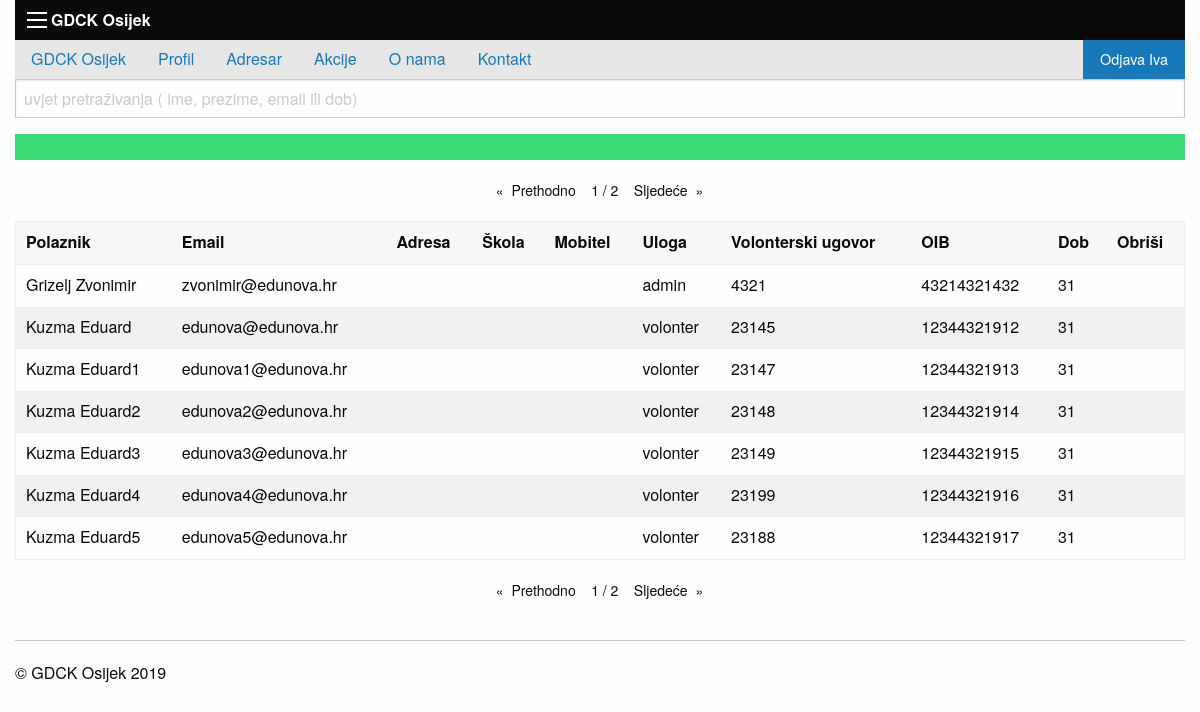
Page /privatno/adresar_admin/adresar_admin.php (signed in) on the committed database.
### tables this page shows
create table osoba(
sifra int not null primary key auto_increment,
oib char(11) not null,
ime varchar(30) not null,
prezime varchar(30) not null,
dob int not null,
email varchar(30),
lozinka char(32) not null,
adresa varchar(30),
skola varchar(30),
mobitel varchar(30),
uloga varchar (20),
akcija int,
volonterski_sati int,
volonterski_ugovor int not null,
edukacija int,
aktivan boolean not null default false
);

### konfiguracija.php (called while the page is built, shortened)
<?php
include_once 'funkcije.php';
$putanjaAPP = "/Volonteri/";
$brojRezultataPoStranici=7;

### privatno/adresar_admin/adresar_admin.php (the view, shortened to what this page needs)
<?php include_once '../../konfiguracija.php';
$stranica = isset($_GET["stranica"]) ? $_GET["stranica"] : 1;
?>
<!doctype html>
<html class="no-js" lang="en" dir="ltr">
  <head>
    <?php include_once '../../include/head.php'; ?>
    <link rel="stylesheet" href="<?php echo $putanjaAPP; ?>css/calendar/fullcalendar.min.css">
    <link rel="stylesheet" media="print" href="<?php echo $putanjaAPP; ?>css/calendar/fullcalendar.print.min.css">
  </head>
  <body>
    <div class="grid-container">
      	<?php include_once '../../include/izbornik.php'; ?>
      	<div class="grid-x grid-padding-x">
			<div class="large-12 cell">
				<form method="get">
					<input type="text" name="uvjet"
					placeholder="uvjet pretraživanja ( ime, prezime, email ili dob)"
					value="<?php echo isset($_GET["uvjet"]) ? $_GET["uvjet"] : "" ?>" />
				</form>
				<a href="novi.php" class="button success expanded"><i class="fas fa-plus-circle fa-2x"></i></a>
				<?php
					$uvjet = "%" . (isset($_GET["uvjet"]) ? $_GET["uvjet"] : "") . "%";
					$izraz = $veza->prepare("
						select count(oib)
						from osoba
						where concat(ime, prezime, email, dob)
						like :uvjet
					");
					$izraz->execute(array("uvjet"=>$uvjet));
					$ukupnoRedova = $izraz->fetchColumn();
					$izraz = $veza->prepare("
						select
							sifra,
                            oib,
							ime,
							prezime,
							email,
                            adresa,
                            skola,
                            mobitel,
                            uloga,
                            dob,
                            volonterski_ugovor
						from osoba
						where concat(ime, prezime, email)
						like :uvjet
						order by prezime, ime
					 	limit :stranica, :brojRezultataPoStranici");
					$izraz->bindValue("stranica", $stranica* $brojRezultataPoStranici -  $brojRezultataPoStranici , PDO::PARAM_INT);
					$izraz->bindValue("brojRezultataPoStranici", $brojRezultataPoStranici, PDO::PARAM_INT);
					$izraz->bindParam("uvjet", $uvjet);
					$izraz->execute();
					$rezultati = $izraz->fetchAll(PDO::FETCH_OBJ);
				if($ukupnoRedova>$brojRezultataPoStranici){
					include 'paginacija.php';
				}
				  ?>
				<table>
					<thead>
						<tr>
							<th>Polaznik</th>
							<th>Email</th>
                            <th>Adresa</th>
                            <th>Škola</th>
                            <th>Mobitel</th>
                            <th>Uloga</th>
                            <th>Volonterski ugovor</th>
                            <th>OIB</th>
                            <th>Dob</th>
                            <th>Obriši</th>
						</tr>
					</thead>
					<tbody>
					<?php
					foreach ($rezultati as $red):
					?>
						<tr>
							<td><?php echo $red->prezime . " " . $red->ime ?></td>
                            <td><?php echo $red->email; ?></td>
							<td><?php echo $red->adresa; ?></td>
                            <td><?php echo $red->skola; ?></td>
                            <td><?php echo $red->mobitel; ?></td>
                            <td><?php echo $red->uloga; ?></td>
                            <td><?php echo $red->volonterski_ugovor; ?></td>
                            <td><?php echo $red->oib; ?></td>
                            <td><?php echo $red->dob; ?></td>
                            <td>
                            </td>
                        </tr>
                        <?php endforeach; ?>
                    </tbody>
                </table>
                <?php if($ukupnoRedova>$brojRezultataPoStranici){
					include 'paginacija.php';
				}?>
		<?php include_once '../../include/podnozje.php'; ?>
                    </div>
                 </div>
        </div>
   </body>
</html>

### rows in the picture
osoba: prezime "Grizelj", ime "Zvonimir", email "zvonimir@edunova.hr", uloga "admin", volonterski_ugovor "4321", oib "43214321432", dob "31"
osoba: prezime "Kuzma", ime "Eduard", email "edunova@edunova.hr", uloga "volonter", volonterski_ugovor "23145", oib "12344321912", dob "31"
osoba: prezime "Kuzma", ime "Eduard1", email "edunova1@edunova.hr", uloga "volonter", volonterski_ugovor "23147", oib "12344321913", dob "31"
osoba: prezime "Kuzma", ime "Eduard2", email "edunova2@edunova.hr", uloga "volonter", volonterski_ugovor "23148", oib "12344321914", dob "31"
osoba: prezime "Kuzma", ime "Eduard3", email "edunova3@edunova.hr", uloga "volonter", volonterski_ugovor "23149", oib "12344321915", dob "31"
osoba: prezime "Kuzma", ime "Eduard4", email "edunova4@edunova.hr", uloga "volonter", volonterski_ugovor "23199", oib "12344321916", dob "31"
osoba: prezime "Kuzma", ime "Eduard5", email "edunova5@edunova.hr", uloga "volonter", volonterski_ugovor "23188", oib "12344321917", dob "31"

### other values in the picture
$naslovAPP "GDCK Osijek"
$opis "GDCK Osijek Profil Adresar Akcije O nama Kontakt"
$_SESSION[$appID."autoriziran"]->ime "Iva"
$stranica "1 1"
$ukupnoStranica "2 2"
